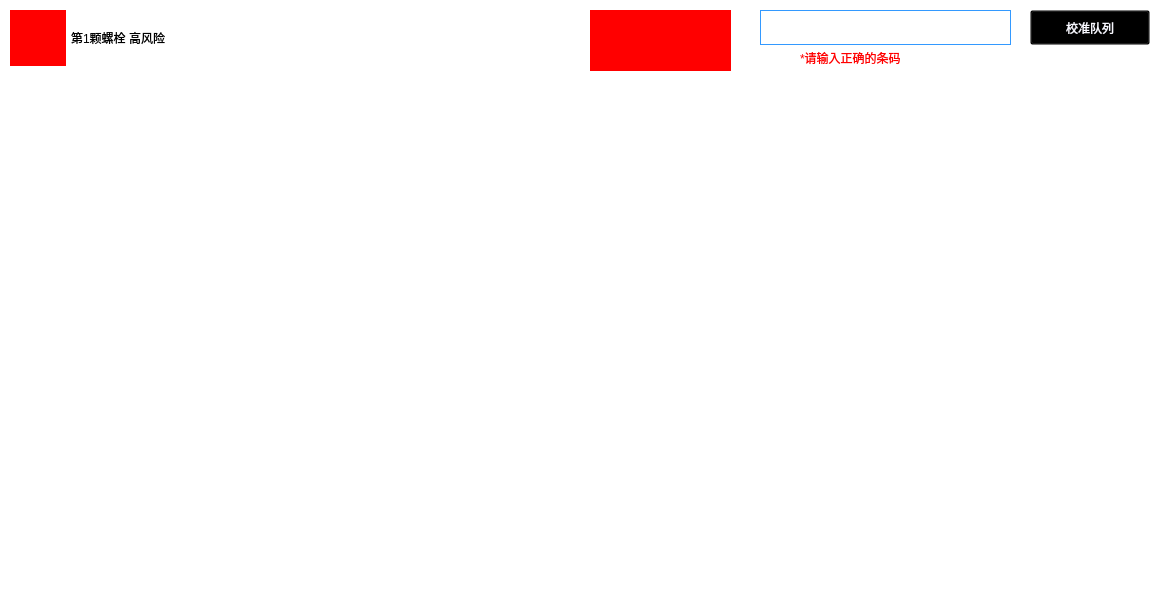
        <widget class="QStackedWidget" name="stackedWidget_2">
         <property name="geometry">
          <rect>
           <x>200</x>
           <y>0</y>
           <width>1166</width>
           <height>598</height>
          </rect>
         </property>
         <property name="styleSheet">
          <string notr="true">background:transparent;</string>
         </property>
         <property name="currentIndex">
          <number>0</number>
         </property>
         <widget class="QWidget" name="page_5">
          <widget class="QLabel" name="label_pdmarea">
           <property name="enabled">
            <bool>false</bool>
           </property>
           <property name="geometry">
            <rect>
             <x>0</x>
             <y>0</y>
             <width>1166</width>
             <height>598</height>
            </rect>
           </property>
           <property name="layoutDirection">
            <enum>Qt::RightToLeft</enum>
           </property>
           <property name="styleSheet">
            <string notr="true">border-image: url(:/LCD_CS351/LCD_CS351/DWIN_SET/home_BYD.bmp);</string>
           </property>
           <property name="text">
            <string/>
           </property>
           <property name="alignment">
            <set>Qt::AlignCenter</set>
           </property>
          </widget>
          <widget class="QLabel" name="label_tagPower">
           <property name="geometry">
            <rect>
             <x>870</x>
             <y>570</y>
             <width>23</width>
             <height>23</height>
            </rect>
           </property>
           <property name="styleSheet">
            <string notr="true">background:transparent;
border-image: url(:/LCD_CS351/LCD_CS351/logo/lable_1.png);</string>
           </property>
           <property name="text">
            <string/>
           </property>
          </widget>
          <widget class="QPushButton" name="pushButton_location">
           <property name="geometry">
            <rect>
             <x>770</x>
             <y>564</y>
             <width>81</width>
             <height>31</height>
            </rect>
           </property>
           <property name="focusPolicy">
            <enum>Qt::NoFocus</enum>
           </property>
           <property name="layoutDirection">
            <enum>Qt::RightToLeft</enum>
           </property>
           <property name="styleSheet">
            <string notr="true">font: 14pt &quot;黑体&quot;;</string>
           </property>
           <property name="text">
            <string/>
           </property>
           <property name="flat">
            <bool>true</bool>
           </property>
          </widget>
          <widget class="QLabel" name="labelReplaceStatus">
           <property name="geometry">
            <rect>
             <x>20</x>
             <y>0</y>
             <width>1171</width>
             <height>601</height>
            </rect>
           </property>
           <property name="styleSheet">
            <string notr="true"/>
           </property>
           <property name="text">
            <string/>
           </property>
          </widget>
          <widget class="QLabel" name="labelQRVerify">
           <property name="geometry">
            <rect>
             <x>590</x>
             <y>10</y>
             <width>141</width>
             <height>61</height>
            </rect>
           </property>
           <property name="styleSheet">
            <string notr="true">background-color:red;
color: white;
font: 20pt &quot;黑体&quot;;</string>
           </property>
           <property name="text">
            <string/>
           </property>
           <property name="alignment">
            <set>Qt::AlignCenter</set>
           </property>
          </widget>
          <widget class="QLineEdit" name="editQueueVin">
           <property name="geometry">
            <rect>
             <x>760</x>
             <y>10</y>
             <width>251</width>
             <height>35</height>
            </rect>
           </property>
           <property name="styleSheet">
            <string notr="true">font: 14pt &quot;黑体&quot;;
border-width:1px; 
border-style:solid; 
border-color:rgb(51, 153, 255); 
margin-top: 0ex;
background-color:white;</string>
           </property>
           <property name="text">
            <string/>
           </property>
          </widget>
          <widget class="QPushButton" name="btnAdjustQueue">
           <property name="geometry">
            <rect>
             <x>1030</x>
             <y>10</y>
             <width>120</width>
             <height>35</height>
            </rect>
           </property>
           <property name="styleSheet">
            <string notr="true">border-image: url(:/LCD_CS351/LCD_CS351/35_all/67.bmp);
font: 14pt &quot;黑体&quot;;
color: rgb(248, 248, 255);</string>
           </property>
           <property name="text">
            <string>校准队列</string>
           </property>
          </widget>
          <widget class="QLabel" name="labelError">
           <property name="geometry">
            <rect>
             <x>800</x>
             <y>50</y>
             <width>161</width>
             <height>16</height>
            </rect>
           </property>
           <property name="styleSheet">
            <string notr="true">font: 12pt &quot;黑体&quot;;
color: red;</string>
           </property>
           <property name="text">
            <string>*请输入正确的条码</string>
           </property>
          </widget>
          <widget class="QLabel" name="LabelResult_text">
           <property name="geometry">
            <rect>
             <x>71</x>
             <y>10</y>
             <width>331</width>
             <height>56</height>
            </rect>
           </property>
           <property name="styleSheet">
            <string notr="true">font: 18pt &quot;黑体&quot;;</string>
           </property>
           <property name="text">
            <string>第1颗螺栓 高风险</string>
           </property>
          </widget>
          <widget class="QLabel" name="LabelResult_color">
           <property name="geometry">
            <rect>
             <x>10</x>
             <y>10</y>
             <width>56</width>
             <height>56</height>
            </rect>
           </property>
           <property name="styleSheet">
            <string notr="true">background-color: rgb(255, 0, 0);</string>
           </property>
           <property name="text">
            <string/>
           </property>
          </widget>
          <zorder>label_pdmarea</zorder>
          <zorder>pushButton_location</zorder>
          <zorder>labelReplaceStatus</zorder>
          <zorder>label_tagPower</zorder>
          <zorder>labelQRVerify</zorder>
          <zorder>editQueueVin</zorder>
          <zorder>btnAdjustQueue</zorder>
          <zorder>labelError</zorder>
          <zorder>LabelResult_text</zorder>
          <zorder>LabelResult_color</zorder>
         </widget>
         <widget class="QWidget" name="page_6">
          <property name="styleSheet">
           <string notr="true"/>
          </property>
         </widget>
        </widget>
